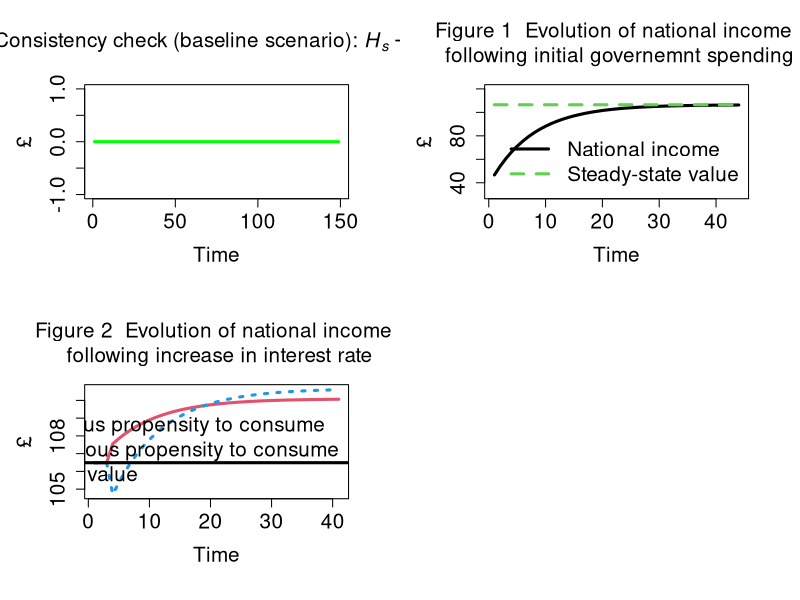

Generate this figure with R:
# Model PC for R (from scratch): main code
# from Wynne Godley and Marc Lavoie
# Monetary Economics
# Chapter 4 

# Version: 30 May 2019; revised: 27 January 2025

#STEP 1: PREPARE THE WORK-SPACE ################################################################################

#Clear environment
rm(list=ls(all=TRUE))

#Clear plots
if(!is.null(dev.list())) dev.off()

#Clear console
cat("\014")

#Number of periods
nPeriods = 150

#Number of scenarios
nScenarios=3 

#STEP 2: SET THE COEFFICIENTS (EXOGENOUS VARIABLES AND PARAMETERS) ################################################################################
alpha11=0.65 #Autonomous propensity to consume out of income
alpha12=2 #Elasticity of consumption propensity to interest rate
alpha2=0.4 #Propensity to consume out of wealth
lambda0 = 0.635 #Autonomous share of bills
lambda1 = 5 #Elasticity of bills demand to interest rate
lambda2 = 0.01 #Elasticity of bills demand to yd/v
theta=0.2 #Tax rate on income
r_bar=matrix(data=0.025,nrow=nScenarios,ncol=nPeriods) #Interest rate as policy instrument

#STEP 3: CREATE VARIABLES AND ATTRIBUTE INITIAL VALUES ################################################################################
b_cb=matrix(data=0,nrow=nScenarios,ncol=nPeriods)#Government bills held by Central Bank
b_h=matrix(data=0,nrow=nScenarios,ncol=nPeriods) #Government bills held by households
b_s=matrix(data=0,nrow=nScenarios,ncol=nPeriods) #Government bills supplied by government
cons=matrix(data=0,nrow=nScenarios,ncol=nPeriods) #Consumption
g=matrix(data=0,nrow=nScenarios,ncol=nPeriods) #Government expenditure
h_h=matrix(data=0,nrow=nScenarios,ncol=nPeriods) #Cash money held by households
h_s=matrix(data=0,nrow=nScenarios,ncol=nPeriods) #Cash money supplied by central bank
r=matrix(data=r_bar,nrow=nScenarios,ncol=nPeriods) #Interest rate on government bills
t=matrix(data=0,nrow=nScenarios,ncol=nPeriods) #Taxes
v=matrix(data=0,nrow=nScenarios,ncol=nPeriods) #Households wealth
y=matrix(data=0,nrow=nScenarios,ncol=nPeriods) #Income = GDP
y_star=matrix(data=0,nrow=nScenarios,ncol=nPeriods) #Steady state GDP
yd=matrix(data=0,nrow=nScenarios,ncol=nPeriods) #Disposable income of households
alpha1=matrix(data=0.6,nrow=nScenarios,ncol=nPeriods) #Endogenous propensity to consume out of income

#STEP 4: RUN THE MODEL ################################################################################

#STEP 4.A: DEFINE THE LOOPS

#Choose scenario
for (j in 1:nScenarios){
  
  #Define time loop
  for (i in 2:nPeriods){
    
    #Define iterations
    for (iterations in 1:100){
      
      
      #STEP 4.B: ADD ALTERNATIVE SCENARIOS  
      
      #Initial shock to government spending
      if (i>=2){g[j,i]=20}
      
      #Scenario 2: shock to interest rate
      if (i>=102 && j==2){r_bar[j,i]=0.035}
      
      #Scenario 3: shock to interest rate with endogenous propensity to consume 
      if (i>=102 && j==3){r_bar[j,i]=0.035}
      
      
      #STEP 4.C: DEFINE THE SYSTEM OF EQUATIONS            
      
      #Determination of output - eq. 4.1
      y[j,i] = cons[j,i] + g[j,i]
      
      #Disposable income - eq. 4.2
      yd[j,i] = y[j,i] - t[j,i] + r[j,i-1]*b_h[j,i-1]
      
      #Tax payments - eq. 4.3
      t[j,i] = theta*(y[j,i] + r[j,i-1]*b_h[j,i-1])
      
      #Wealth accumulation - eq. 4.4
      v[j,i] = v[j,i-1] + (yd[j,i] - cons[j,i])
      
      #Consumption function - eq. 4.5
      cons[j,i] = alpha1[j,i]*yd[j,i] + alpha2*v[j,i]
      
      #Endogenous propensity to consume out of income ***
      if (j==3){ alpha1[j,i] = alpha11 - alpha12*r[j,i-1] }
      
      #Cash money - eq. 4.6
      h_h[j,i] = v[j,i] - b_h[j,i]
      
      #Demand for government bills - eq. 4.7
      b_h[j,i] = v[j,i]*(lambda0 + lambda1*r[j,i] - lambda2*(yd[j,i]/v[j,i]))
      
      #Supply of government bills - eq. 4.8
      b_s[j,i] = b_s[j,i-1] + (g[j,i] + r[j,i-1]*b_s[j,i-1]) - (t[j,i] + r[j,i-1]*b_cb[j,i-1])
      
      #Supply of cash - eq. 4.9
      h_s[j,i] = h_s[j,i-1] + b_cb[j,i] - b_cb[j,i-1]
      
      #Government bills held by the central bank - eq. 4.10
      b_cb[j,i] = b_s[j,i] - b_h[j,i]
      
      #Interest rate as policy instrument - eq. 4.11
      r[j,i] = r_bar[j,i]
      
      #Additional equation: steady-state GDP
      y_star[j,i] = (g[j,i]+r[j,i]*64.86478*(1-theta))/theta
      
      }
    }
  }

#STEP 5: CONSISTENCY CHECK (REDUNDANT EQUATION) ################################################################################

#Create consistency statement 
aerror=0
error=0
for (i in 2:(nPeriods-1)){error = error + (h_s[1,i]-h_h[1,i])^2}
aerror = error/nPeriods
if ( aerror<0.01 ){cat(" *********************************** \n Good news! The model is watertight! \n", "Average error =", aerror, "< 0.01 \n", "Cumulative error =", error, "\n ***********************************")} else{
  if ( aerror<1 && aerror<1 ){cat(" *********************************** \n Minor issues with model consistency \n", "Average error =", aerror, "> 0.01 \n", "Cumulative error =", error, "\n ***********************************")}
  else{cat(" ******************************************* \n Warning: the model is not fully consistent! \n", "Average error =", aerror, "> 1 \n", "Cumulative error =", error, "\n *******************************************")} }      

#Plot redundant equation
layout(matrix(c(1,2,3,4), 2, 2, byrow = TRUE))
par(mar = c(5.1+1, 4.1+1, 4.1+1, 2.1+1))
plot(h_s[1,2:nPeriods]-h_h[1,2:nPeriods], type="l", col="green",lwd=3,lty=1,font.main=1,cex.main=1.5,
     main=expression("Consistency check (baseline scenario): " * italic(H[phantom("")]["s"]) - italic(H[phantom("")]["h"])),
     cex.axis=1.5,cex.lab=1.5,ylab = '£',
     xlab = 'Time',ylim = range(-1,1))

#STEP 6: CREATE AND DISPLAY GRAPHS ################################################################################

#Set layout
#layout(matrix(c(1,2), 1, 2, byrow = TRUE))
par(mar = c(5.1+1, 4.1+1, 4.1+1, 2.1+1))

#Figure 1
plot(y[1,2:45],type="l",col="1",lwd=3,lty=1,font.main=1,cex.main=1.5,cex.axis=1.5,cex.lab=1.5,
     main="Figure 1  Evolution of national income \n following initial governemnt spending",
     ylab = '£',xlab = 'Time',ylim=range(30,120))
lines(y_star[1,2:45],type="l",lwd=3,lty=2,col="3")
legend("bottomright",c("National income","Steady-state value"),  bty = "n",
       cex = 1.5, lty=c(1,2), lwd=c(3,3), col = c(1,3), box.lwd=0)

#Figure 2
plot(y[2,100:140],type="l",col="2",lwd=3,lty=1,font.main=1,cex.main=1.5,cex.axis=1.5,cex.lab=1.5,
     main="Figure 2  Evolution of national income \n following increase in interest rate",
     ylab = '£',xlab = 'Time',ylim=range(min(y[3,100:150]),max(y[3,100:150])))
lines(y[3,100:140],type="l",lwd=3,lty=3,col="4")
abline(h=106.49,col="1",lwd=3) 
legend("bottomright",c("Exogenous propensity to consume","Endogenous propensity to consume","Baseline value"),  bty = "n",
       cex = 1.5, lty=c(1,3,1), lwd=c(3,3,3), col = c(2,4,1), box.lwd=0)
